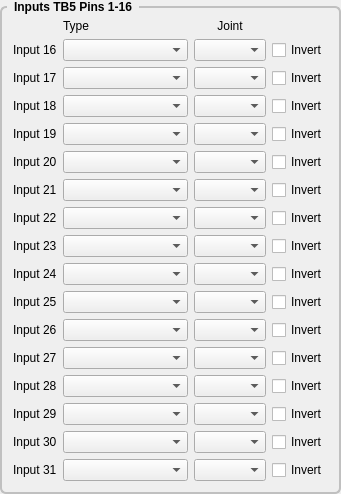
         <widget class="QGroupBox" name="gridGroupBox_4">
          <property name="styleSheet">
           <string notr="true">QGroupBox {
    font: bold;
    border: 2px solid silver;
    border-radius: 6px;
    margin-top: 6px;
}

QGroupBox::title {
    subcontrol-origin: margin;
    left: 7px;
    padding: 0px 5px 0px 5px;
}</string>
          </property>
          <property name="title">
           <string>Inputs TB5 Pins 1-16</string>
          </property>
          <layout class="QGridLayout" name="gridLayout_50">
           <item row="20" column="2">
            <widget class="QComboBox" name="input_30">
             <property name="minimumSize">
              <size>
               <width>125</width>
               <height>0</height>
              </size>
             </property>
            </widget>
           </item>
           <item row="14" column="2">
            <widget class="QComboBox" name="input_26">
             <property name="minimumSize">
              <size>
               <width>125</width>
               <height>0</height>
              </size>
             </property>
            </widget>
           </item>
           <item row="16" column="2">
            <widget class="QComboBox" name="input_27">
             <property name="minimumSize">
              <size>
               <width>125</width>
               <height>0</height>
              </size>
             </property>
            </widget>
           </item>
           <item row="2" column="2">
            <widget class="QComboBox" name="input_16">
             <property name="minimumSize">
              <size>
               <width>125</width>
               <height>0</height>
              </size>
             </property>
            </widget>
           </item>
           <item row="6" column="2">
            <widget class="QComboBox" name="input_19">
             <property name="minimumSize">
              <size>
               <width>125</width>
               <height>0</height>
              </size>
             </property>
            </widget>
           </item>
           <item row="9" column="2">
            <widget class="QComboBox" name="input_21">
             <property name="minimumSize">
              <size>
               <width>125</width>
               <height>0</height>
              </size>
             </property>
            </widget>
           </item>
           <item row="2" column="3">
            <widget class="QComboBox" name="inputJoint_16">
             <property name="maximumSize">
              <size>
               <width>75</width>
               <height>16777215</height>
              </size>
             </property>
            </widget>
           </item>
           <item row="12" column="2">
            <widget class="QComboBox" name="input_24">
             <property name="minimumSize">
              <size>
               <width>125</width>
               <height>0</height>
              </size>
             </property>
            </widget>
           </item>
           <item row="19" column="2">
            <widget class="QComboBox" name="input_29">
             <property name="minimumSize">
              <size>
               <width>125</width>
               <height>0</height>
              </size>
             </property>
            </widget>
           </item>
           <item row="13" column="2">
            <widget class="QComboBox" name="input_25">
             <property name="minimumSize">
              <size>
               <width>125</width>
               <height>0</height>
              </size>
             </property>
            </widget>
           </item>
           <item row="4" column="3">
            <widget class="QComboBox" name="inputJoint_17">
             <property name="maximumSize">
              <size>
               <width>75</width>
               <height>16777215</height>
              </size>
             </property>
            </widget>
           </item>
           <item row="8" column="2">
            <widget class="QComboBox" name="input_20">
             <property name="minimumSize">
              <size>
               <width>125</width>
               <height>0</height>
              </size>
             </property>
            </widget>
           </item>
           <item row="6" column="3">
            <widget class="QComboBox" name="inputJoint_19">
             <property name="maximumSize">
              <size>
               <width>75</width>
               <height>16777215</height>
              </size>
             </property>
            </widget>
           </item>
           <item row="11" column="2">
            <widget class="QComboBox" name="input_23">
             <property name="minimumSize">
              <size>
               <width>125</width>
               <height>0</height>
              </size>
             </property>
            </widget>
           </item>
           <item row="10" column="2">
            <widget class="QComboBox" name="input_22">
             <property name="minimumSize">
              <size>
               <width>125</width>
               <height>0</height>
              </size>
             </property>
            </widget>
           </item>
           <item row="18" column="2">
            <widget class="QComboBox" name="input_28">
             <property name="minimumSize">
              <size>
               <width>125</width>
               <height>0</height>
              </size>
             </property>
            </widget>
           </item>
           <item row="5" column="3">
            <widget class="QComboBox" name="inputJoint_18">
             <property name="maximumSize">
              <size>
               <width>75</width>
               <height>16777215</height>
              </size>
             </property>
            </widget>
           </item>
           <item row="21" column="2">
            <widget class="QComboBox" name="input_31">
             <property name="minimumSize">
              <size>
               <width>125</width>
               <height>0</height>
              </size>
             </property>
            </widget>
           </item>
           <item row="2" column="0">
            <widget class="QLabel" name="label_54">
             <property name="text">
              <string>Input 16</string>
             </property>
            </widget>
           </item>
           <item row="0" column="3">
            <widget class="QLabel" name="label_360">
             <property name="text">
              <string>Joint</string>
             </property>
             <property name="alignment">
              <set>Qt::AlignCenter</set>
             </property>
            </widget>
           </item>
           <item row="0" column="2">
            <widget class="QLabel" name="label_359">
             <property name="text">
              <string>Type</string>
             </property>
            </widget>
           </item>
           <item row="4" column="2">
            <widget class="QComboBox" name="input_17">
             <property name="minimumSize">
              <size>
               <width>125</width>
               <height>0</height>
              </size>
             </property>
            </widget>
           </item>
           <item row="5" column="0">
            <widget class="QLabel" name="label_361">
             <property name="text">
              <string>Input 18</string>
             </property>
            </widget>
           </item>
           <item row="5" column="2">
            <widget class="QComboBox" name="input_18">
             <property name="minimumSize">
              <size>
               <width>125</width>
               <height>0</height>
              </size>
             </property>
            </widget>
           </item>
           <item row="6" column="0">
            <widget class="QLabel" name="label_411">
             <property name="text">
              <string>Input 19</string>
             </property>
            </widget>
           </item>
           <item row="21" column="0">
            <widget class="QLabel" name="label_412">
             <property name="text">
              <string>Input 31</string>
             </property>
            </widget>
           </item>
           <item row="14" column="0">
            <widget class="QLabel" name="label_413">
             <property name="text">
              <string>Input 26</string>
             </property>
            </widget>
           </item>
           <item row="8" column="3">
            <widget class="QComboBox" name="inputJoint_20">
             <property name="maximumSize">
              <size>
               <width>75</width>
               <height>16777215</height>
              </size>
             </property>
            </widget>
           </item>
           <item row="8" column="0">
            <widget class="QLabel" name="label_414">
             <property name="text">
              <string>Input 20</string>
             </property>
            </widget>
           </item>
           <item row="4" column="0">
            <widget class="QLabel" name="label_415">
             <property name="text">
              <string>Input 17</string>
             </property>
            </widget>
           </item>
           <item row="9" column="0">
            <widget class="QLabel" name="label_416">
             <property name="text">
              <string>Input 21</string>
             </property>
            </widget>
           </item>
           <item row="9" column="3">
            <widget class="QComboBox" name="inputJoint_21">
             <property name="maximumSize">
              <size>
               <width>75</width>
               <height>16777215</height>
              </size>
             </property>
            </widget>
           </item>
           <item row="10" column="0">
            <widget class="QLabel" name="label_417">
             <property name="text">
              <string>Input 22</string>
             </property>
            </widget>
           </item>
           <item row="11" column="0">
            <widget class="QLabel" name="label_418">
             <property name="text">
              <string>Input 23</string>
             </property>
            </widget>
           </item>
           <item row="10" column="3">
            <widget class="QComboBox" name="inputJoint_22">
             <property name="maximumSize">
              <size>
               <width>75</width>
               <height>16777215</height>
              </size>
             </property>
            </widget>
           </item>
           <item row="11" column="3">
            <widget class="QComboBox" name="inputJoint_23">
             <property name="maximumSize">
              <size>
               <width>75</width>
               <height>16777215</height>
              </size>
             </property>
            </widget>
           </item>
           <item row="12" column="0">
            <widget class="QLabel" name="label_419">
             <property name="text">
              <string>Input 24</string>
             </property>
            </widget>
           </item>
           <item row="12" column="3">
            <widget class="QComboBox" name="inputJoint_24">
             <property name="maximumSize">
              <size>
               <width>75</width>
               <height>16777215</height>
              </size>
             </property>
            </widget>
           </item>
           <item row="13" column="0">
            <widget class="QLabel" name="label_420">
             <property name="text">
              <string>Input 25</string>
             </property>
            </widget>
           </item>
           <item row="13" column="3">
            <widget class="QComboBox" name="inputJoint_25">
             <property name="maximumSize">
              <size>
               <width>75</width>
               <height>16777215</height>
              </size>
             </property>
            </widget>
           </item>
           <item row="16" column="0">
            <widget class="QLabel" name="label_421">
             <property name="text">
              <string>Input 27</string>
             </property>
            </widget>
           </item>
           <item row="18" column="0">
            <widget class="QLabel" name="label_422">
             <property name="text">
              <string>Input 28</string>
             </property>
            </widget>
           </item>
           <item row="20" column="0">
            <widget class="QLabel" name="label_423">
             <property name="text">
              <string>Input 30</string>
             </property>
            </widget>
           </item>
           <item row="19" column="0">
            <widget class="QLabel" name="label_424">
             <property name="text">
              <string>Input 29</string>
             </property>
            </widget>
           </item>
           <item row="14" column="3">
            <widget class="QComboBox" name="inputJoint_26">
             <property name="maximumSize">
              <size>
               <width>75</width>
               <height>16777215</height>
              </size>
             </property>
            </widget>
           </item>
           <item row="19" column="3">
            <widget class="QComboBox" name="inputJoint_29">
             <property name="maximumSize">
              <size>
               <width>75</width>
               <height>16777215</height>
              </size>
             </property>
            </widget>
           </item>
           <item row="20" column="3">
            <widget class="QComboBox" name="inputJoint_30">
             <property name="maximumSize">
              <size>
               <width>75</width>
               <height>16777215</height>
              </size>
             </property>
            </widget>
           </item>
           <item row="21" column="3">
            <widget class="QComboBox" name="inputJoint_31">
             <property name="maximumSize">
              <size>
               <width>75</width>
               <height>16777215</height>
              </size>
             </property>
            </widget>
           </item>
           <item row="16" column="3">
            <widget class="QComboBox" name="inputJoint_27">
             <property name="maximumSize">
              <size>
               <width>75</width>
               <height>16777215</height>
              </size>
             </property>
            </widget>
           </item>
           <item row="18" column="3">
            <widget class="QComboBox" name="inputJoint_28">
             <property name="maximumSize">
              <size>
               <width>75</width>
               <height>16777215</height>
              </size>
             </property>
            </widget>
           </item>
           <item row="2" column="4">
            <widget class="QCheckBox" name="inputInvert_16">
             <property name="text">
              <string>Invert</string>
             </property>
            </widget>
           </item>
           <item row="4" column="4">
            <widget class="QCheckBox" name="inputInvert_17">
             <property name="text">
              <string>Invert</string>
             </property>
            </widget>
           </item>
           <item row="5" column="4">
            <widget class="QCheckBox" name="inputInvert_18">
             <property name="text">
              <string>Invert</string>
             </property>
            </widget>
           </item>
           <item row="6" column="4">
            <widget class="QCheckBox" name="inputInvert_19">
             <property name="text">
              <string>Invert</string>
             </property>
            </widget>
           </item>
           <item row="8" column="4">
            <widget class="QCheckBox" name="inputInvert_20">
             <property name="text">
              <string>Invert</string>
             </property>
            </widget>
           </item>
           <item row="9" column="4">
            <widget class="QCheckBox" name="inputInvert_21">
             <property name="text">
              <string>Invert</string>
             </property>
            </widget>
           </item>
           <item row="10" column="4">
            <widget class="QCheckBox" name="inputInvert_22">
             <property name="text">
              <string>Invert</string>
             </property>
            </widget>
           </item>
           <item row="11" column="4">
            <widget class="QCheckBox" name="inputInvert_23">
             <property name="text">
              <string>Invert</string>
             </property>
            </widget>
           </item>
           <item row="12" column="4">
            <widget class="QCheckBox" name="inputInvert_24">
             <property name="text">
              <string>Invert</string>
             </property>
            </widget>
           </item>
           <item row="13" column="4">
            <widget class="QCheckBox" name="inputInvert_25">
             <property name="text">
              <string>Invert</string>
             </property>
            </widget>
           </item>
           <item row="14" column="4">
            <widget class="QCheckBox" name="inputInvert_26">
             <property name="text">
              <string>Invert</string>
             </property>
            </widget>
           </item>
           <item row="16" column="4">
            <widget class="QCheckBox" name="inputInvert_27">
             <property name="text">
              <string>Invert</string>
             </property>
            </widget>
           </item>
           <item row="18" column="4">
            <widget class="QCheckBox" name="inputInvert_28">
             <property name="text">
              <string>Invert</string>
             </property>
            </widget>
           </item>
           <item row="19" column="4">
            <widget class="QCheckBox" name="inputInvert_29">
             <property name="text">
              <string>Invert</string>
             </property>
            </widget>
           </item>
           <item row="20" column="4">
            <widget class="QCheckBox" name="inputInvert_30">
             <property name="text">
              <string>Invert</string>
             </property>
            </widget>
           </item>
           <item row="21" column="4">
            <widget class="QCheckBox" name="inputInvert_31">
             <property name="text">
              <string>Invert</string>
             </property>
            </widget>
           </item>
          </layout>
         </widget>
